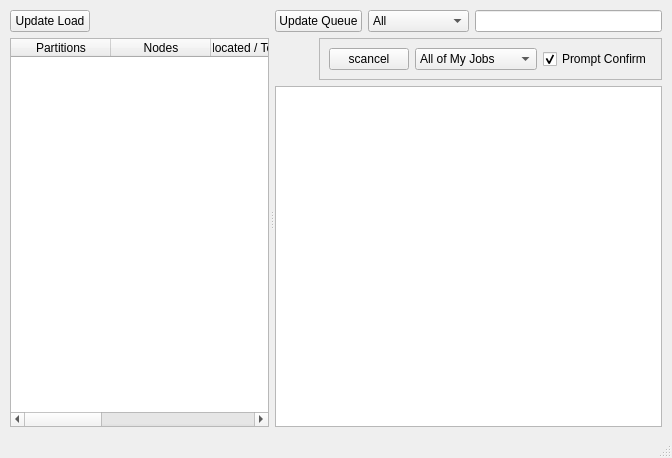
<?xml version="1.0" encoding="UTF-8"?>
<ui version="4.0">
 <class>MainWindow</class>
 <widget class="QMainWindow" name="MainWindow">
  <property name="geometry">
   <rect>
    <x>0</x>
    <y>0</y>
    <width>672</width>
    <height>458</height>
   </rect>
  </property>
  <property name="windowTitle">
   <string>Cluster Status</string>
  </property>
  <widget class="QWidget" name="centralwidget">
   <layout class="QVBoxLayout" name="verticalLayout_2">
    <property name="leftMargin">
     <number>10</number>
    </property>
    <property name="topMargin">
     <number>10</number>
    </property>
    <property name="rightMargin">
     <number>10</number>
    </property>
    <item>
     <widget class="QSplitter" name="splitter">
      <property name="orientation">
       <enum>Qt::Horizontal</enum>
      </property>
      <property name="handleWidth">
       <number>6</number>
      </property>
      <widget class="QWidget" name="layoutWidget">
       <layout class="QVBoxLayout" name="verticalLayout_load">
        <item>
         <layout class="QHBoxLayout" name="horizontalLayout_4">
          <item>
           <widget class="QPushButton" name="pushButton_update_load">
            <property name="text">
             <string>Update Load</string>
            </property>
           </widget>
          </item>
          <item>
           <spacer name="horizontalSpacer_2">
            <property name="orientation">
             <enum>Qt::Horizontal</enum>
            </property>
            <property name="sizeHint" stdset="0">
             <size>
              <width>40</width>
              <height>20</height>
             </size>
            </property>
           </spacer>
          </item>
         </layout>
        </item>
        <item>
         <widget class="QTableWidget" name="tableWidget_load">
          <column>
           <property name="text">
            <string>Partitions</string>
           </property>
          </column>
          <column>
           <property name="text">
            <string>Nodes</string>
           </property>
          </column>
          <column>
           <property name="text">
            <string># of Allocated / Total Cores (%)</string>
           </property>
          </column>
          <column>
           <property name="text">
            <string>CPU Load (cores)</string>
           </property>
          </column>
          <column>
           <property name="text">
            <string># of Free Cores</string>
           </property>
          </column>
          <column>
           <property name="text">
            <string># of Free &amp; Suspendable Cores</string>
           </property>
          </column>
         </widget>
        </item>
       </layout>
      </widget>
      <widget class="QWidget" name="layoutWidget">
       <layout class="QVBoxLayout" name="verticalLayout">
        <item>
         <layout class="QHBoxLayout" name="horizontalLayout">
          <item>
           <widget class="QPushButton" name="pushButton_update_q">
            <property name="text">
             <string>Update Queue</string>
            </property>
           </widget>
          </item>
          <item>
           <widget class="QComboBox" name="comboBox_q_cmd">
            <item>
             <property name="text">
              <string>All</string>
             </property>
            </item>
            <item>
             <property name="text">
              <string>me</string>
             </property>
            </item>
            <item>
             <property name="text">
              <string>grep</string>
             </property>
            </item>
            <item>
             <property name="text">
              <string>grep exclude</string>
             </property>
            </item>
           </widget>
          </item>
          <item>
           <widget class="QLineEdit" name="lineEdit_q_cmd_suppl"/>
          </item>
         </layout>
        </item>
        <item>
         <layout class="QHBoxLayout" name="horizontalLayout_3">
          <item>
           <spacer name="horizontalSpacer">
            <property name="orientation">
             <enum>Qt::Horizontal</enum>
            </property>
            <property name="sizeHint" stdset="0">
             <size>
              <width>40</width>
              <height>20</height>
             </size>
            </property>
           </spacer>
          </item>
          <item>
           <widget class="QFrame" name="frame">
            <property name="frameShape">
             <enum>QFrame::StyledPanel</enum>
            </property>
            <property name="frameShadow">
             <enum>QFrame::Raised</enum>
            </property>
            <layout class="QHBoxLayout" name="horizontalLayout_2">
             <item>
              <widget class="QPushButton" name="pushButton_scancel">
               <property name="text">
                <string>scancel</string>
               </property>
              </widget>
             </item>
             <item>
              <widget class="QComboBox" name="comboBox_scancel_type">
               <item>
                <property name="text">
                 <string>All of My Jobs</string>
                </property>
               </item>
               <item>
                <property name="text">
                 <string>Only Selected</string>
                </property>
               </item>
               <item>
                <property name="text">
                 <string>All Shown Below</string>
                </property>
               </item>
              </widget>
             </item>
             <item>
              <widget class="QCheckBox" name="checkBox_scancel_confirm">
               <property name="text">
                <string>Prompt Confirm</string>
               </property>
               <property name="checked">
                <bool>true</bool>
               </property>
              </widget>
             </item>
            </layout>
           </widget>
          </item>
         </layout>
        </item>
        <item>
         <widget class="QTableView" name="tableView_q"/>
        </item>
       </layout>
      </widget>
     </widget>
    </item>
   </layout>
  </widget>
  <widget class="QMenuBar" name="menubar">
   <property name="geometry">
    <rect>
     <x>0</x>
     <y>0</y>
     <width>672</width>
     <height>17</height>
    </rect>
   </property>
  </widget>
  <widget class="QStatusBar" name="statusbar"/>
 </widget>
 <resources/>
 <connections/>
</ui>
